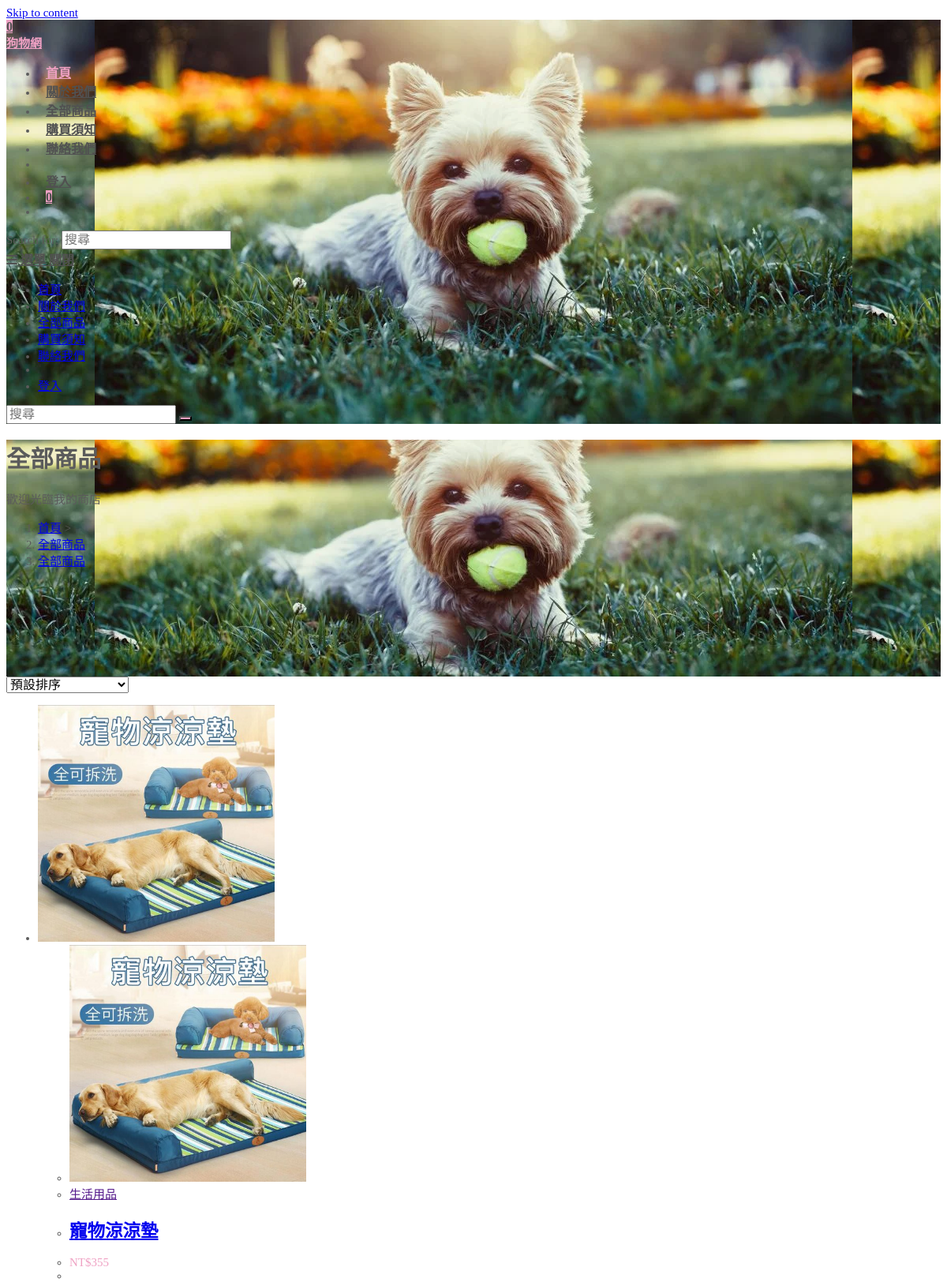
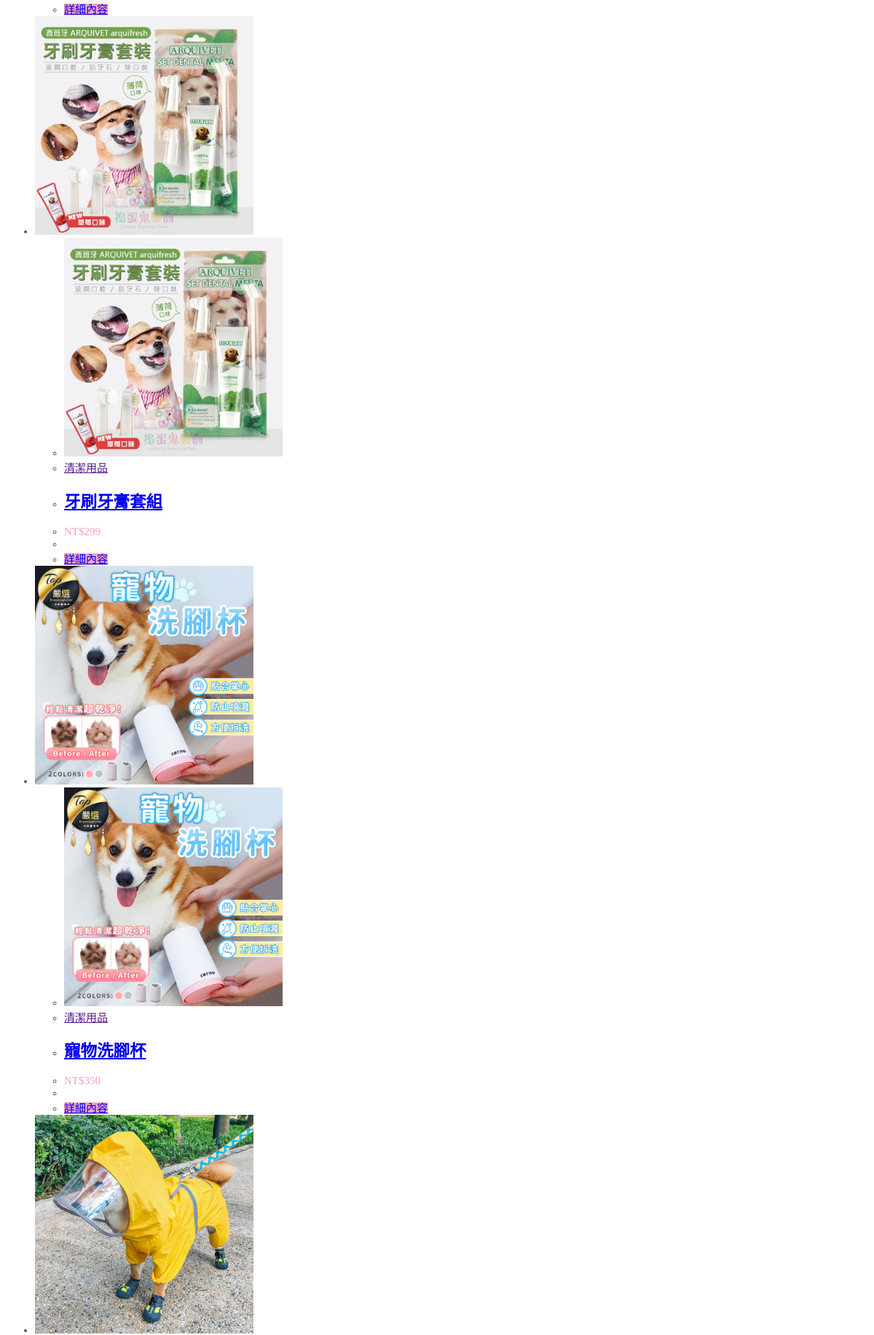
The page /shop.php (upper part) on the database its author committed (2 pictures, top to bottom).
### tables this page shows
CREATE TABLE `product` (
  `number` int(11) NOT NULL,
  `name` varchar(20) NOT NULL,
  `price` int(11) NOT NULL,
  `classify` varchar(20) NOT NULL,
  `kind1` varchar(20) NOT NULL,
  `kind2` varchar(20) NOT NULL,
  `image` varchar(16) NOT NULL,
  `picture1` varchar(16) NOT NULL,
  `picture2` varchar(16) NOT NULL,
  `picture3` varchar(16) NOT NULL,
  `picture4` varchar(16) NOT NULL,
  `picture5` varchar(16) NOT NULL,
  `sales` int(11) NOT NULL
);

### shop.php (the view, shortened to what this page needs)
<?php
    include("link_sql.php");
    mysqli_query($link, 'SET CHARACTER SET utf8');
    mysqli_query($link, "SET collation_connection = 'utf8_unicode_ci'");
    $sql="SELECT * FROM product order by sales desc";
    if(!isset($_GET['classify']))
    {
        $sql="SELECT * FROM product";
        $state="全部商品";
    }
    if(!isset($_GET['orderby']))
        $sql.="";
    if ($result = mysqli_query($link, $sql)) {
        $rows="";
        $i=0;
        while($row = mysqli_fetch_assoc($result))
        {
            if($i%3==0)
                $rows.='<li class="entry has-media has-product-nav col span_1_of_3 owp-content-center owp-thumbs-layout-horizontal owp-btn-normal owp-tabs-layout-horizontal product type-product post-370 status-publish first instock product_cat-28 has-post-thumbnail shipping-taxable purchasable product-type-simple"><div class="product-inner clr"><div class="woo-entry-image-swap woo-entry-image clr"><a href="product.php?number='.$row["number"].'" class="woocommerce-LoopProduct-link"><img width="300" height="300" src="images/'.$row["image"].'" class="woo-entry-image-main" alt='.$row["name"].' loading="lazy" itemprop="image" srcset="" sizes="(max-width: 300px) 100vw, 300px" /> </div><ul class="woo-entry-inner clr"><li class="image-wrap"><div class="woo-entry-image-swap woo-entry-image clr"><a href="product.php?number='.$row["number"].'" class="woocommerce-LoopProduct-link"><img width="300" height="300" src="images/'.$row["image"].'" class="woo-entry-image-main" alt='.$row["name"].' loading="lazy" itemprop="image" srcset="" sizes="(max-width: 300px) 100vw, 300px" /></div></li><li class="category"><a href="" rel="tag">'.$row["classify"].'</a></li><li class="title"><h2><a href="product.php?number='.$row["number"].'">'.$row["name"].'</a></h2></li><li class="price-wrap"><span class="price"><span class="woocommerce-Price-amount amount"><bdi><span class="woocommerce-Price-currencySymbol">&#78;&#84;&#36;</span>'.$row["price"].'</bdi></span></span></li><li class="rating"></li><li class="btn-wrap clr"><a href="product.php?number='.$row["number"].'" data-quantity="1" class="button product_type_variable add_to_cart_button" data-product_id="2452" data-product_sku="" aria-label="選取「'.$row["name"].'」選項" rel="nofollow">詳細內容</a></li></ul></div></li>';
            else if($i%3==1)
                $rows.='<li class="entry has-media has-product-nav col span_1_of_3 owp-content-center owp-thumbs-layout-horizontal owp-btn-normal owp-tabs-layout-horizontal product type-product post-1811 status-publish instock product_cat-31 has-post-thumbnail shipping-taxable purchasable product-type-variable"><div class="product-inner clr"><div class="woo-entry-image-swap woo-entry-image clr"><a href="product.php?number='.$row["number"].'" class="woocommerce-LoopProduct-link"><img width="300" height="300" src="images/'.$row["image"].'" class="woo-entry-image-main" alt='.$row["name"].' loading="lazy" itemprop="image" srcset="" sizes="(max-width: 300px) 100vw, 300px" /> </div><ul class="woo-entry-inner clr"><li class="image-wrap"><div class="woo-entry-image-swap woo-entry-image clr"><a href="product.php?number='.$row["number"].'" class="woocommerce-LoopProduct-link"><img width="300" height="300" src="images/'.$row["image"].'" class="woo-entry-image-main" alt='.$row["name"].' loading="lazy" itemprop="image" srcset="" sizes="(max-width: 300px) 100vw, 300px" /></div></li><li class="category"><a href="" rel="tag">'.$row["classify"].'</a></li><li class="title"><h2><a href="product.php?number='.$row["number"].'">'.$row["name"].'</a></h2></li><li class="price-wrap"><span class="price"><span class="woocommerce-Price-amount amount"><bdi><span class="woocommerce-Price-currencySymbol">&#78;&#84;&#36;</span>'.$row["price"].'</bdi></span></span></li><li class="rating"></li><li class="btn-wrap clr"><a href="product.php?number='.$row["number"].'" data-quantity="1" class="button product_type_variable add_to_cart_button" data-product_id="2452" data-product_sku="" aria-label="選取「'.$row["name"].'」選項" rel="nofollow">詳細內容</a></li></ul></div></li>';
            else
                $rows.='<li class="entry has-media has-product-nav col span_1_of_3 owp-content-center owp-thumbs-layout-horizontal owp-btn-normal owp-tabs-layout-horizontal product type-product post-1645 status-publish last instock product_cat-31 has-post-thumbnail shipping-taxable purchasable product-type-variable"><div class="product-inner clr"><div class="woo-entry-image-swap woo-entry-image clr"><a href="product.php?number='.$row["number"].'" class="woocommerce-LoopProduct-link"><img width="300" height="300" src="images/'.$row["image"].'" class="woo-entry-image-main" alt='.$row["name"].' loading="lazy" itemprop="image" srcset="" sizes="(max-width: 300px) 100vw, 300px" /> </div><ul class="woo-entry-inner clr"><li class="image-wrap"><div class="woo-entry-image-swap woo-entry-image clr"><a href="product.php?number='.$row["number"].'" class="woocommerce-LoopProduct-link"><img width="300" height="300" src="images/'.$row["image"].'" class="woo-entry-image-main" alt='.$row["name"].' loading="lazy" itemprop="image" srcset="" sizes="(max-width: 300px) 100vw, 300px" /></div></li><li class="category"><a href="" rel="tag">'.$row["classify"].'</a></li><li class="title"><h2><a href="product.php?number='.$row["number"].'">'.$row["name"].'</a></h2></li><li class="price-wrap"><span class="price"><span class="woocommerce-Price-amount amount"><bdi><span class="woocommerce-Price-currencySymbol">&#78;&#84;&#36;</span>'.$row["price"].'</bdi></span></span></li><li class="rating"></li><li class="btn-wrap clr"><a href="product.php?number='.$row["number"].'" data-quantity="1" class="button product_type_variable add_to_cart_button" data-product_id="2452" data-product_sku="" aria-label="選取「'.$row["name"].'」選項" rel="nofollow">詳細內容</a></li></ul></div></li>';
            $i++;
        }
    }
?>
<!DOCTYPE html>
<html class="html" lang="zh-TW">
<head>
    <?php include("link.php");?>
</head>
<body class="archive post-type-archive post-type-archive-product wp-embed-responsive theme-oceanwp no-isotope no-lightbox no-fitvids no-scroll-top no-sidr no-carousel no-matchheight woocommerce woocommerce-page woocommerce-no-js oceanwp-theme dropdown-mobile no-header-border default-breakpoint has-sidebar content-left-sidebar page-with-background-title has-breadcrumbs has-blog-grid has-grid-list account-original-style elementor-default elementor-kit-598"
    itemscope="itemscope" itemtype="https://schema.org/WebPage">
    <div id="outer-wrap" class="site clr">
        <a class="skip-link screen-reader-text" href="#main">Skip to content</a>
        <div id="wrap" class="clr">
            <?php include("header.php")?>
            <main id="main" class="site-main clr" role="main">
                <header class="page-header background-image-page-header">
                    <div class="container clr page-header-inner">
                        <h1 class="page-header-title clr" itemprop="headline"><?php echo $state; ?></h1>
                        <div class="clr page-subheading">
                            歡迎光臨我的商店 </div>
                        <nav aria-label="Breadcrumbs" class="site-breadcrumbs clr position-" itemprop="breadcrumb">
                            <ol class="trail-items" itemscope itemtype="http://schema.org/BreadcrumbList">
                                <li class="trail-item trail-begin" itemprop="itemListElement" itemscope itemtype="https://schema.org/ListItem"><a href="index.php" rel="home" aria-label="首頁" itemtype="https://schema.org/Thing" itemprop="item"><span itemprop="name"><span class="icon-home" aria-hidden="true"></span><span class="breadcrumb-home has-icon">首頁</span></span></a>
                                    <span class="breadcrumb-sep">></span>
                                </li>
                                <li class="trail-item" itemprop="itemListElement" itemscope itemtype="https://schema.org/ListItem"><a href="shop.php" itemtype="https://schema.org/Thing" itemprop="item"><span itemprop="name">全部商品</span></a>
                                    <span class="breadcrumb-sep">></span>
                                </li>
                                <li class="trail-item trail-end" itemprop="itemListElement" itemscope itemtype="https://schema.org/ListItem"><a href="shop.php?classify=<?php echo $state; ?>" itemtype="https://schema.org/Thing" itemprop="item"><span itemprop="name"><?php echo $state; ?></span></a>
                            </ol>
                        </nav>
                    </div>
                </header>
                <div id="content-wrap" class="container clr">
                    <div id="primary" class="content-area clr">
                        <div id="content" class="clr site-content">
                            <article class="entry-content entry clr">
                                <div class="oceanwp-toolbar clr">
                                    <form class="woocommerce-ordering" method="get">
                                        <select name="orderby" class="orderby" aria-label="商店訂單">
												<option value="menu_order"  <?php if(!isset($_GET["orderby"]) || $_GET["orderby"]=='menu_order') echo "selected='selected'";?>>預設排序</option>
										</select>
                                    </form>
                                </div>
                                <ul class="products oceanwp-row clr grid">
                                    <?php echo $rows; ?>
                                </ul>
                            </article>
                        </div>
                    </div>
                </div>
            </main>
        </div>
    </div>
    <?php include('link2.php');?>
</body>
</html>

### css/whole.css (style rules this page uses)
.page-header { background-image: url(../images/doggy.jpg ) !important; background-position: center center; height: 300px }
.woocommerce div.product div.images .open-image, .wcmenucart-details.count, .woocommerce-message a, .woocommerce-error a, .woocommerce-info a, .woocommerce .widget_price_filter .ui-slider .ui-slider-handle, .woocommerce .widget_price_filter .ui-slider .ui-slider-range, .owp-product-nav li a.owp-nav-link:hover, .woocommerce div.product.owp-tabs-layout-vertical .woocommerce-tabs ul.tabs li a:after, .woocommerce .widget_product_categories li.current-cat>a~.count, .woocommerce .widget_product_categories li.current-cat>a:before, .woocommerce .widget_layered_nav li.chosen a~.count, .woocommerce .widget_layered_nav li.chosen a:before, #owp-checkout-timeline .active .timeline-wrapper, .bag-style:hover .wcmenucart-cart-icon .wcmenucart-count, .show-cart .wcmenucart-cart-icon .wcmenucart-count, .woocommerce ul.products li.product:not(.product-category) .image-wrap .button, input[type="button"], input[type="reset"], input[type="submit"], button[type="submit"], .button, #site-navigation-wrap .dropdown-menu>li.btn>a>span, .thumbnail:hover i, .post-quote-content, .omw-modal .omw-close-modal, body .contact-info-widget.big-icons li:hover i, body div.wpforms-container-full .wpforms-form input[type=submit], body div.wpforms-container-full .wpforms-form button[type=submit], body div.wpforms-container-full .wpforms-form .wpforms-page-button { background-color: #efa1c3 }
form input[type="text"], form input[type="password"], form input[type="email"], form input[type="url"], form input[type="date"], form input[type="month"], form input[type="time"], form input[type="datetime"], form input[type="datetime-local"], form input[type="week"], form input[type="number"], form input[type="search"], form input[type="tel"], form input[type="color"], form select, form textarea { font-size: 16px }
.woocommerce ul.products li.product .price, .woocommerce ul.products li.product .price .amount { color: #efa1c3 }
.price, .amount { color: #efa1c3 }
body { font-family: 微軟正黑體; font-size: 15px; color: #5b5b5b }

### rows shown on the page
product: image (picture), classify "生活用品", name "寵物涼涼墊", price "355"
product: image (picture), classify "清潔用品", name "牙刷牙膏套組", price "299"
product: image (picture), classify "清潔用品", name "寵物洗腳杯", price "350"
product: image (picture)

### other values the page prints
$cnt "0"
$state "全部商品"
